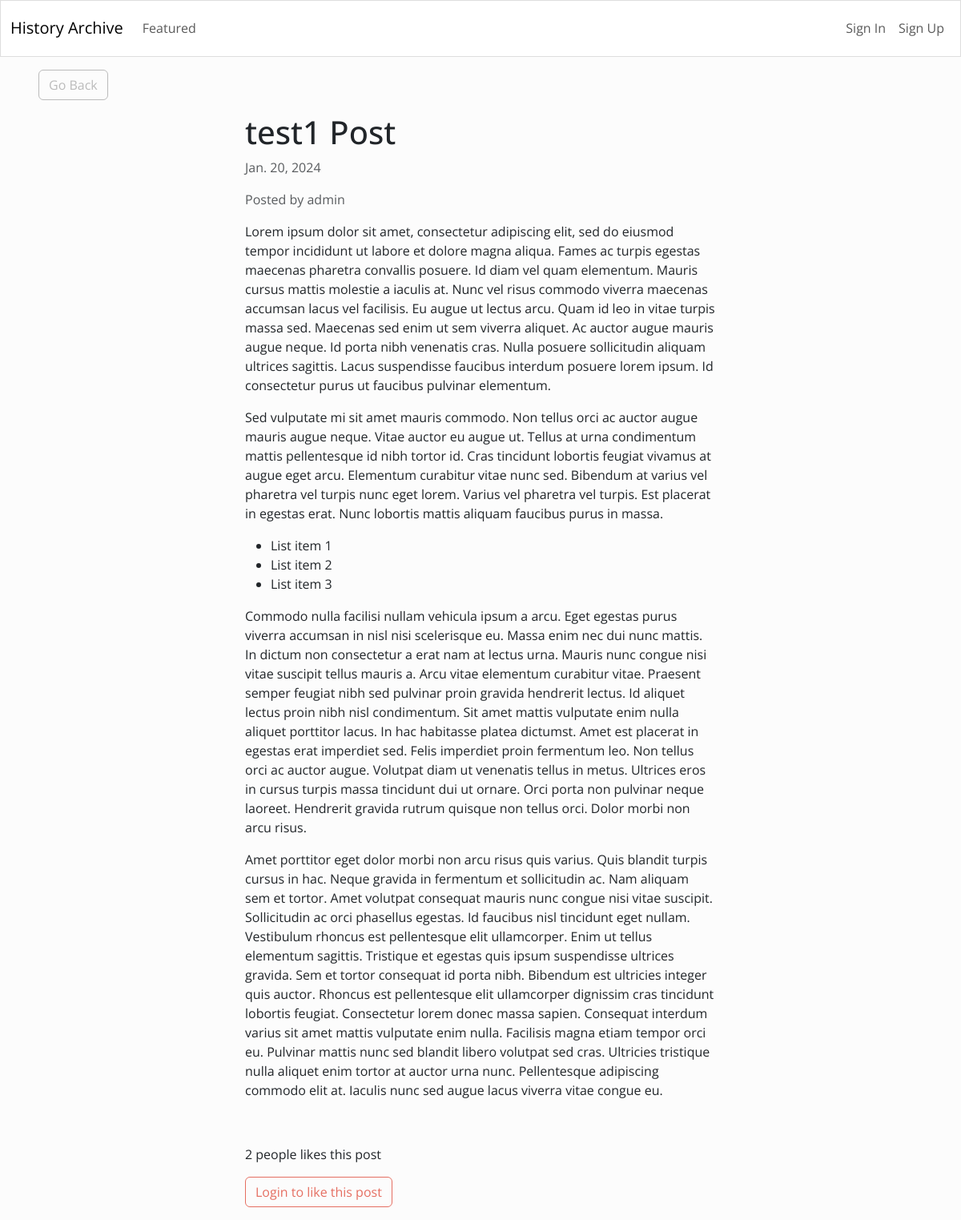
/1/, run on the app's committed database.
### blog/models.py (models this page shows)
class Article(models.Model):
    title = models.CharField(max_length=255)
    content = HTMLField()
    date = models.DateField(auto_now_add=True)
    author = models.ForeignKey(User, on_delete=models.CASCADE)
    featured = models.BooleanField(default=False)
    likes = models.ManyToManyField(User, related_name='likes', blank=True)

### blog/views.py (the view)
# urls.py: path('<int:pk>/', DetailArticlesView.as_view(), name='detail_article'),
class DetailArticlesView(DetailView):
    model = Article
    template_name = 'blog/blog_post.html'
    def get_context_data(self, *args, **kwargs):
        context = super(DetailArticlesView, self).get_context_data(*args, **kwargs)
        context['liked_by_user'] = False
        article = Article.objects.get(id=self.kwargs.get('pk'))
        if article.likes.filter(pk=self.request.user.id).exists():
            context['liked_by_user'] = True
        return context

### blog/templates/blog/blog_post.html (shortened to what this page needs)
{% extends 'blog/base.html' %}
{% block content %}
    <div class="row">
        <div class="col-md-4 col-12 mx-md-5 mx-2 mt-md-3 my-3">
            <a class="btn btn-outline-secondary" href="{% url 'index' %}">Go Back</a>
        </div>
    </div>
    <div class="row">
        <div class="col-md-6 col-11 mx-md-auto mb-3 pb-2 mx-3">
            <h1>{{ object.title }}</h1>
            <p class="text-muted">{{ object.date }}</p>
            <p class="text-muted">Posted by {{ object.author.username }}</p>
            <div>
                {{ object.content|safe }}
            </div>
        </div>
    </div>
    <div class="row my-3">
        <div class="col-md-6 col-12 mx-md-auto mx-3">
            {% if object.likes.count == 1 %}
                <p>{{ object.likes.count }} person likes this post</p>
            {% else %}
                <p>{{ object.likes.count }} people likes this post</p>
            {% endif %}
            {% if request.user.is_authenticated %}
                {% if liked_by_user %}
                    <form method="POST" action="{% url 'like_article' object.id %}">
                        {% csrf_token %}
                        <button class="btn btn-outline-primary"><ion-icon name="heart-dislike-outline"></ion-icon>Unlike this post</button>
                    </form>
                {% else %}
                    <form method="POST" action="{% url 'like_article' object.id %}">
                        {% csrf_token %}
                        <button class="btn btn-outline-primary"><ion-icon name="heart-outline"></ion-icon>Like this post</button>
                    </form>
                {% endif %}
            {% else %}
                <button class="btn btn-outline-primary" disabled>Login to like this post</button>
            {% endif %}
        </div>
    </div>
{% endblock content %}

### data on the page
Article: title "test1 Post", date "Jan. 20, 2024", author.username "admin", content "Lorem ipsum dolor sit amet, consectetur adipiscing elit, sed do eiusmod tempor incididunt ut labore et dolore magna aliqua. Fames ac turpis egestas maecenas pharetra convallis posuere. Id diam vel quam elementum. Mauris cursus mattis molestie a iaculis at. Nunc vel risus commodo viverra maecenas accumsan lacus vel facilisis. Eu augue ut lectus arcu. Quam id leo in vitae turpis massa sed. Maecenas sed enim ut sem viverra aliquet. Ac auctor augue mauris augue neque. Id porta nibh venenatis cras. Nulla posuere sollicitudin aliquam ultrices sagittis. Lacus suspendisse faucibus interdum posuere lorem ipsum. Id consectetur purus ut faucibus pulvinar elementum. Sed vulputate mi sit amet mauris…", likes.count "2"
